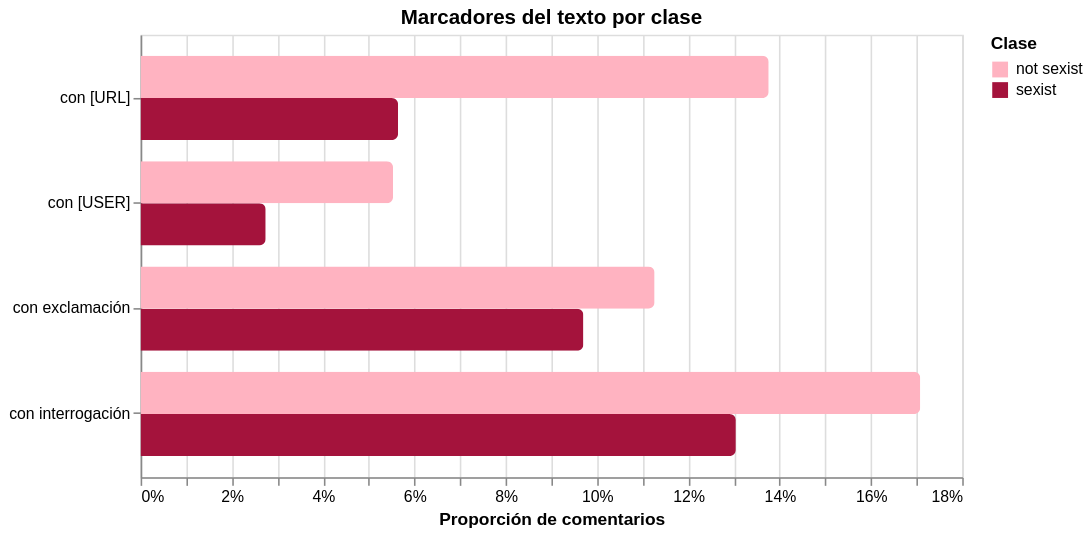

Notebook cell for this chart:
### Markdown cell above
## 13. Análisis bivariado — menciones anonimizadas por clase

Proporción de comentarios que contienen al menos un [USER] o [URL], por clase.
Interactivo con tooltips.

### Code cell
menciones = (
    df_feat
    .group_by("label_sexist")
    .agg(
        (pl.col("n_user") > 0).mean().round(4).alias("con [USER]"),
        (pl.col("n_url") > 0).mean().round(4).alias("con [URL]"),
        (pl.col("n_exclam") > 0).mean().round(4).alias("con exclamación"),
        (pl.col("n_question") > 0).mean().round(4).alias("con interrogación"),
    )
    .unpivot(index="label_sexist", variable_name="marcador", value_name="proporcion")
)

menciones_chart = (
    alt.Chart(menciones.to_pandas())
    .mark_bar(cornerRadiusEnd=4)
    .encode(
        x=alt.X("proporcion:Q", axis=alt.Axis(format="%"), title="Proporción de comentarios"),
        y=alt.Y("marcador:N", title=None),
        yOffset="label_sexist:N",
        color=alt.Color("label_sexist:N",
                        scale=alt.Scale(domain=["not sexist", "sexist"],
                                        range=["#FFB3C1", "#A4133C"]),
                        legend=alt.Legend(title="Clase")),
        tooltip=["marcador:N", "label_sexist:N",
                 alt.Tooltip("proporcion:Q", format=".1%")],
    )
    .properties(width=520, height=280,
                title="Marcadores del texto por clase")
)
menciones_chart

### Figure 1 — Vega specification as saved in the notebook (floating-point values rounded to 4 significant figures)
{"$schema": "https://vega.github.io/schema/vega/v6.json", "data": [{"name": "source_0"}, {"name": "data_0", "values": [{"label_sexist": "not sexist", "marcador": "con [USER]", "proporcion": 0.0553, "yOffset_label_sexist_sort_index": 0.0, "proporcion_end": 0.0553, "proporcion_start": 0.0}, {"label_sexist": "sexist", "marcador": "con [USER]", "proporcion": 0.0274, "yOffset_label_sexist_sort_index": 1.0, "proporcion_end": 0.0274, "proporcion_start": 0.0}, {"label_sexist": "not sexist", "marcador": "con [URL]", "proporcion": 0.1376, "yOffset_label_sexist_sort_index": 0.0, "proporcion_end": 0.1376, "proporcion_start": 0.0}, {"label_sexist": "sexist", "marcador": "con [URL]", "proporcion": 0.0564, "yOffset_label_sexist_sort_index": 1.0, "proporcion_end": 0.0564, "proporcion_start": 0.0}, {"label_sexist": "not sexist", "marcador": "con exclamación", "proporcion": 0.1126, "yOffset_label_sexist_sort_index": 0.0, "proporcion_end": 0.1126, "proporcion_start": 0.0}, {"label_sexist": "sexist", "marcador": "con exclamación", "proporcion": 0.097, "yOffset_label_sexist_sort_index": 1.0, "proporcion_end": 0.097, "proporcion_start": 0.0}, {"label_sexist": "not sexist", "marcador": "con interrogación", "proporcion": 0.1708, "yOffset_label_sexist_sort_index": 0.0, "proporcion_end": 0.1708, "proporcion_start": 0.0}, {"label_sexist": "sexist", "marcador": "con interrogación", "proporcion": 0.1304, "yOffset_label_sexist_sort_index": 1.0, "proporcion_end": 0.1304, "proporcion_start": 0.0}]}, {"name": "data_0_y_domain_marcador", "values": [{"marcador": "con [USER]"}, {"marcador": "con [URL]"}, {"marcador": "con exclamación"}, {"marcador": "con interrogación"}]}, {"name": "source_0_yOffset_domain_label_sexist", "values": [{"label_sexist": "not sexist", "sort_field": 0.0}, {"label_sexist": "sexist", "sort_field": 1.0}]}], "marks": [{"type": "group", "from": {"facet": {"data": "data_0", "name": "stack_group_main", "groupby": ["marcador", "label_sexist"], "aggregate": {"fields": ["proporcion_start", "proporcion_start", "proporcion_end", "proporcion_end"], "ops": ["min", "max", "min", "max"]}}}, "encode": {"update": {"clip": {"value": true}, "cornerRadiusTopRight": {"value": 4}, "cornerRadiusBottomRight": {"value": 4}, "height": {"signal": "max(0.25, bandwidth('yOffset'))"}, "x": {"signal": "min(scale('x',datum[\"min_proporcion_start\"]),scale('x',datum[\"max_proporcion_start\"]),scale('x',datum[\"min_proporcion_end\"]),scale('x',datum[\"max_proporcion_end\"]))"}, "y": {"field": "marcador", "scale": "y", "offset": {"field": "label_sexist", "scale": "yOffset"}}, "x2": {"signal": "max(scale('x',datum[\"min_proporcion_start\"]),scale('x',datum[\"max_proporcion_start\"]),scale('x',datum[\"min_proporcion_end\"]),scale('x',datum[\"max_proporcion_end\"]))"}}}, "marks": [{"type": "group", "encode": {"update": {"height": {"field": {"signal": null, "datum": null, "group": "height", "parent": null}}, "x": {"field": {"signal": null, "datum": null, "group": "x", "parent": null}, "mult": -1}}}, "marks": [{"type": "rect", "name": "marks", "from": {"data": "stack_group_main"}, "encode": {"update": {"tooltip": {"signal": "{\"marcador\": isValid(datum[\"marcador\"]) ? isArray(datum[\"marcador\"]) ? join(datum[\"marcador\"], '\\n') : datum[\"marcador\"] : \"\"+datum[\"marcador\"], \"label_sexist\": isValid(datum[\"label_sexist\"]) ? isArray(datum[\"label_sexist\"]) ? join(datum[\"label_sexist\"], '\\n') : datum[\"label_sexist\"] : \"\"+datum[\"label_sexist\"], \"proporcion\": format(datum[\"proporcion\"], \".1%\")}"}, "height": {"field": {"signal": null, "datum": null, "group": "height", "parent": null}}, "x": {"field": "proporcion_end", "scale": "x"}, "fill": {"field": "label_sexist", "scale": "color"}, "x2": {"field": "proporcion_start", "scale": "x"}}}, "style": ["bar"]}]}]}], "scales": [{"name": "x", "type": "linear", "domain": {"data": "data_0", "fields": ["proporcion_start", "proporcion_end"]}, "range": [0, {"signal": "width"}], "zero": true, "nice": true}, {"name": "y", "type": "band", "domain": {"data": "data_0_y_domain_marcador", "field": "marcador", "sort": true}, "range": [0, {"signal": "height"}], "paddingOuter": 0.2, "paddingInner": 0.2}, {"name": "yOffset", "type": "band", "domain": {"data": "source_0_yOffset_domain_label_sexist", "field": "label_sexist", "sort": {"op": "max", "field": "sort_field"}}, "range": [0, {"signal": "bandwidth('y')"}]}, {"name": "color", "type": "ordinal", "domain": ["not sexist", "sexist"], "range": ["#FFB3C1", "#A4133C"]}], "axes": [{"scale": "x", "maxExtent": 0, "minExtent": 0, "ticks": false, "zindex": 0, "tickCount": {"signal": "ceil(width/40)"}, "gridScale": "y", "aria": false, "grid": true, "orient": "bottom", "domain": false, "labels": false}, {"scale": "x", "title": "Proporción de comentarios", "grid": false, "labelOverlap": true, "zindex": 0, "labelFlush": true, "orient": "bottom", "tickCount": {"signal": "ceil(width/40)"}, "format": "%"}, {"scale": "y", "grid": false, "zindex": 0, "orient": "left"}], "title": {"text": "Marcadores del texto por clase", "frame": "group"}, "padding": 5, "style": "cell", "background": "white", "height": 280, "width": 520, "legends": [{"title": "Clase", "fill": "color", "symbolType": "square"}]}
